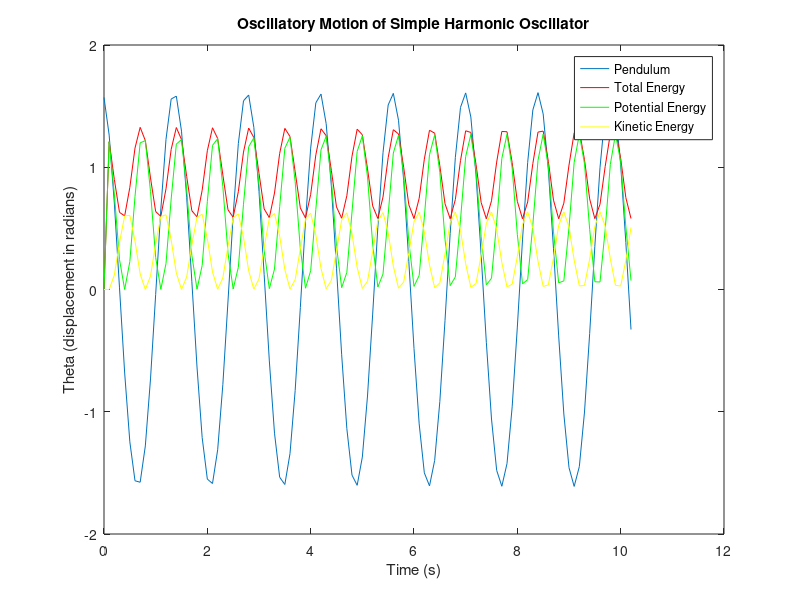

This figure's MATLAB source:
%% Problem 3.1: Investigating the Euler-Cromer Method for SHO
clear all

%initial conditions 
m = 1; %mass of pendulum
l = 0.5; %length of the wire
g = 9.8; %force of gravity
E(1) = 0; 
K(1) = 0; 
P(1) = 0; 
w(1) = 0; %initial angular velocity 
dt = 0.1;
ft = 10;
t = [0:dt:ft+dt]; %initial element in time array
theta(1) = pi/2; %initial angle of pendulum 

for i = 1:length(t)
    %calculating the motion of the pendulum itself
    w(i+1) = w(i)-(g/l)*theta(i)*dt;
    theta(i+1) = theta(i) + w(i+1)*dt;
    t(i+1) = t(i) + dt;
    
    %calculating energy for over the entire loop
    K(i+1) = (1/2)*m*(l^2)*(w(i)^2)*dt;
    P(i+1) = m*g*l*(theta(i)^2)*dt;
    E(i+1) = K(i+1) + P(i+1);
    
end

plot(t, theta); 
hold on;
plot(t, E,'r');
title('Oscillatory Motion of Simple Harmonic Oscillator')
xlabel('Time (s)')
ylabel('Theta (displacement in radians)')
plot(t, P, 'g');
plot(t, K, 'y');
legend('Pendulum','Total Energy','Potential Energy','Kinetic Energy');
